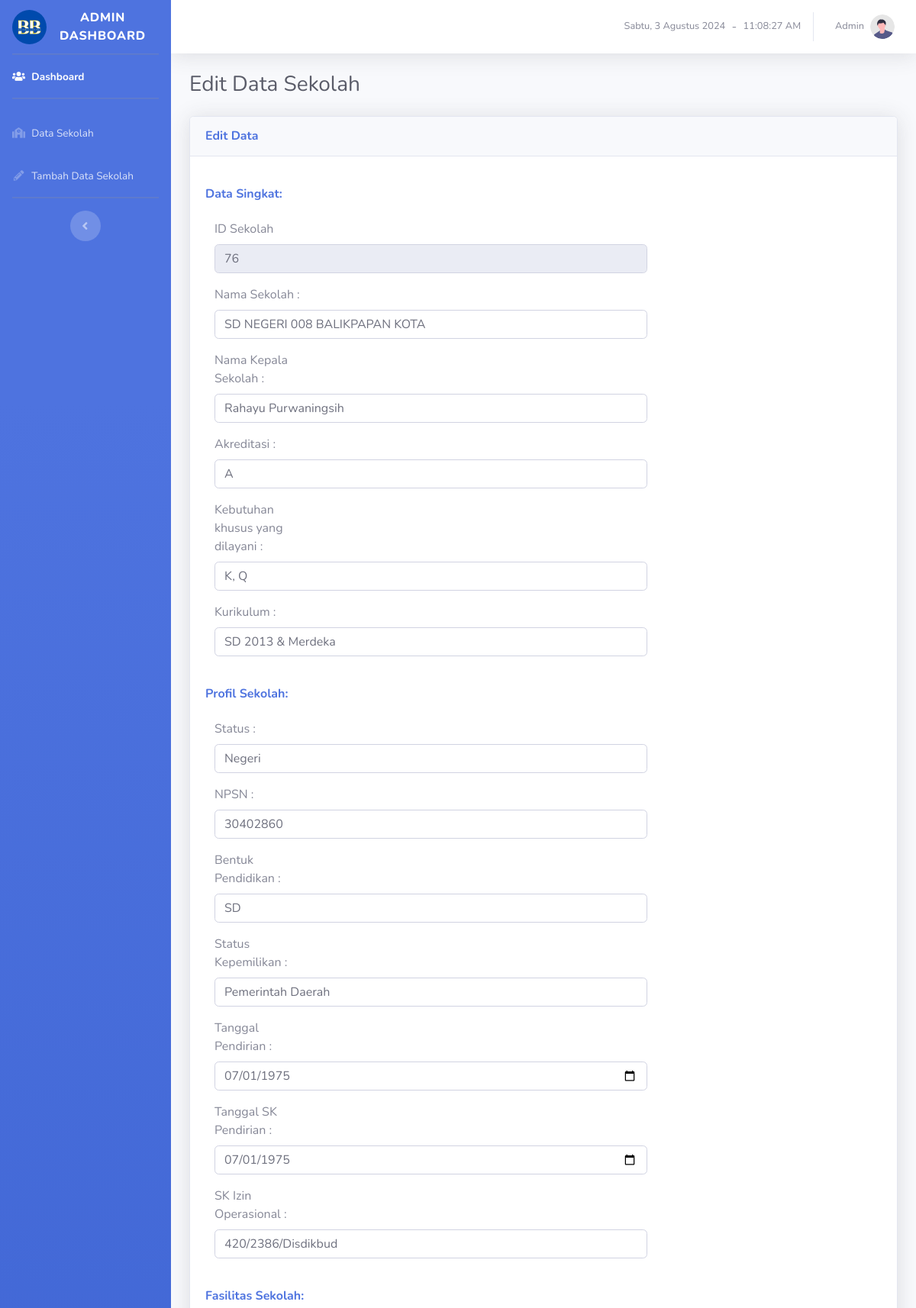
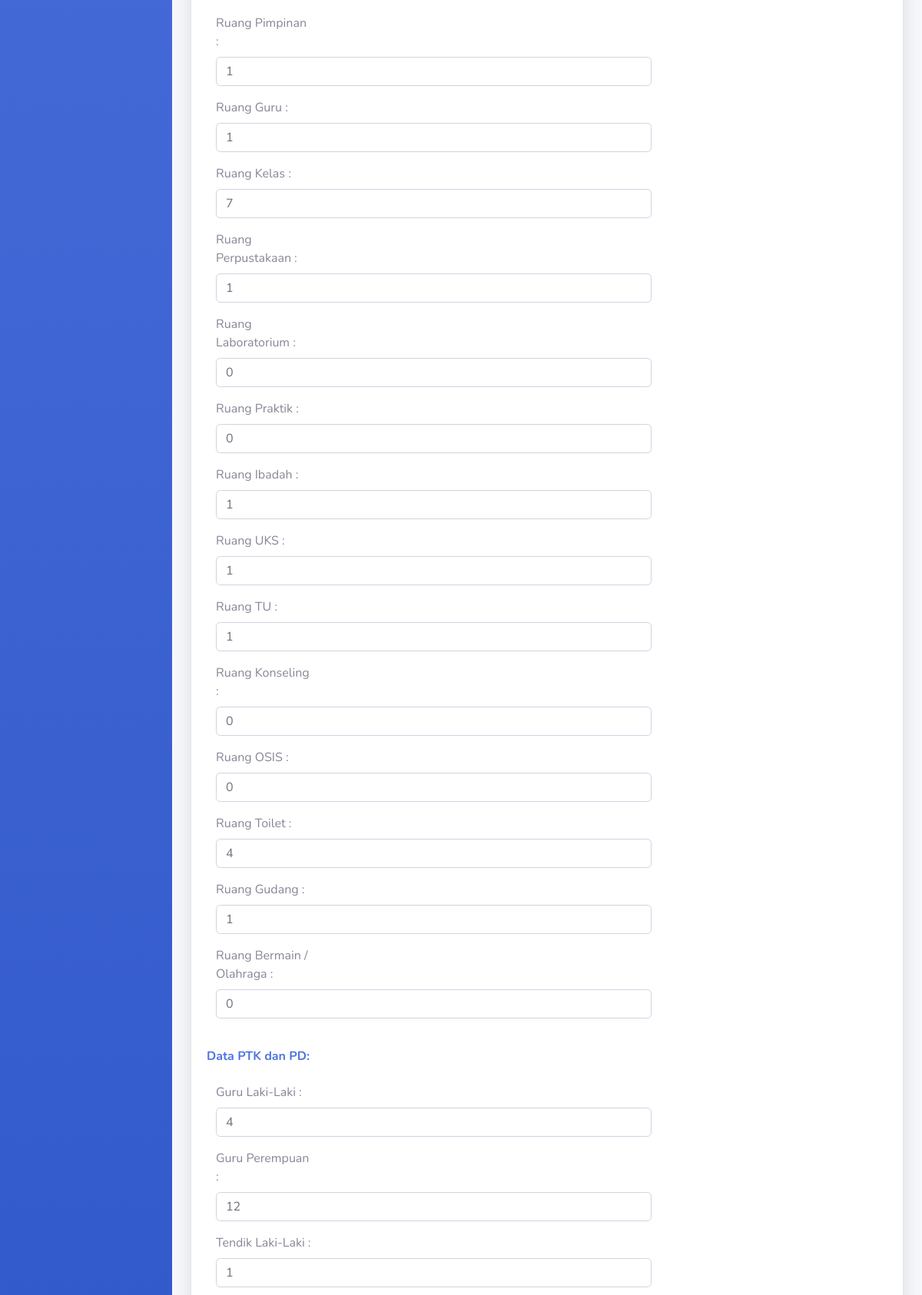
The app's page /admins/edit_data.php?id_sekolah=76 (upper part) with its own data (2 pictures, top to bottom).
### tables this page shows
CREATE TABLE `sekolah` (
  `id_sekolah` int(11) NOT NULL,
  `nama_sekolah` varchar(128) NOT NULL,
  `nama_kepsek` varchar(128) NOT NULL,
  `akreditasi` varchar(5) NOT NULL,
  `kebsus` varchar(64) NOT NULL,
  `kurikulum` varchar(64) NOT NULL,
  `latitude` varchar(64) NOT NULL,
  `longitude` varchar(64) NOT NULL
);

CREATE TABLE `profil` (
  `id_profil` int(11) NOT NULL,
  `status` varchar(24) NOT NULL,
  `npsn` int(11) NOT NULL,
  `bentukpend` varchar(64) NOT NULL,
  `statuspem` varchar(64) NOT NULL,
  `tglpen` date NOT NULL,
  `tglskpen` date NOT NULL,
  `skizin` varchar(24) NOT NULL,
  `id_sekolah` int(11) NOT NULL
);

CREATE TABLE `rekap` (
  `id_rekap` int(11) NOT NULL,
  `r_pimpinan` int(11) NOT NULL,
  `r_guru` int(11) NOT NULL,
  `r_kelas` int(11) NOT NULL,
  `r_perpus` int(11) NOT NULL,
  `r_labo` int(11) NOT NULL,
  `r_prak` int(11) NOT NULL,
  `r_ibadah` int(11) NOT NULL,
  `r_uks` int(11) NOT NULL,
  `r_tu` int(11) NOT NULL,
  `r_bk` int(11) NOT NULL,
  `r_osis` int(11) NOT NULL,
  `r_toilet` int(11) NOT NULL,
  `r_gudang` int(11) NOT NULL,
  `r_berolahraga` int(11) NOT NULL,
  `id_sekolah` int(11) NOT NULL
);

CREATE TABLE `data_ptkpd` (
  `id_ptkpd` int(11) NOT NULL,
  `guru_laki` int(11) NOT NULL,
  `guru_perem` int(11) NOT NULL,
  `tendik_laki` int(11) NOT NULL,
  `tendik_perem` int(11) NOT NULL,
  `pd_laki` int(11) NOT NULL,
  `pd_perem` int(11) NOT NULL,
  `id_rekap` int(11) NOT NULL
);

### admins/edit_data.php (the view, shortened to what the rows shown need)
<!DOCTYPE html>
<html lang="en">
<?php include "header.php"; ?>
<body id="page-top">
    <div id="wrapper">
        <div id="content-wrapper" class="d-flex flex-column">
            <div id="content">
                <div class="container-fluid">
                    <div class="d-sm-flex align-items-center justify-content-between mb-4">
                        <h1 class="h3 mb-0 text-gray-800">Edit Data Sekolah</h1>
                    </div>
                    <div class="card shadow mb-4">
                        <div class="card-body">
                        <?php
                        include '../koneksi.php';
                        $id = $_GET['id_sekolah'];
                        $query = mysqli_query($koneksi, "SELECT * FROM sekolah WHERE id_sekolah='$id'");
                        $data_sekolah = mysqli_fetch_array($query);
                        $query = mysqli_query($koneksi, "SELECT * FROM profil WHERE id_sekolah='$id'");
                        $data_profil = mysqli_fetch_array($query);
                        $query = mysqli_query($koneksi, "SELECT * FROM rekap WHERE id_sekolah='$id'");
                        $data_rekap = mysqli_fetch_array($query);
                        $query = mysqli_query($koneksi, "SELECT * FROM data_ptkpd WHERE id_rekap='$data_rekap[id_rekap]'");
                        $data_ptkpd = mysqli_fetch_array($query);
                        ?>
                            <div class="panel-body">
                            <form class="form-horizontal style-form" style="margin-top: 20px;" action="edit_aksi.php" method="post" enctype="multipart/form-data" name="form1" id="form1">
                                    <h6 class="m-0 font-weight-bold text-primary">Data Singkat: </h6><br>
                                    <div class="form-group">
                                        <div class="col-sm-8">
                                            <input name="id_sekolah" type="text" id="id_sekolah" class="form-control" value="<?php echo $data_sekolah['id_sekolah']; ?>" readonly />
                                        </div>
                                    </div>
                                    <div class="form-group">
                                        <div class="col-sm-8">
                                            <input name="nama_sekolah" type="text" id="nama_sekolah" class="form-control" value="<?php echo $data_sekolah['nama_sekolah']; ?>" required />
                                        </div>
                                    </div>
                                    <div class="form-group">
                                        <div class="col-sm-8">
                                            <input name="nama_kepsek" type="text" id="nama_kepsek" class="form-control" value="<?php echo $data_sekolah['nama_kepsek']; ?>" required />
                                        </div>
                                    </div>
                                    <div class="form-group">
                                        <div class="col-sm-8">
                                            <input name="akreditasi" class="form-control" type="text" id="akreditasi" type="text" value="<?php echo $data_sekolah['akreditasi']; ?>" required />
                                        </div>
                                    </div>
                                    <div class="form-group">
                                        <div class="col-sm-8">
                                            <input name="kebsus" class="form-control" type="text" id="kebsus" type="text" value="<?php echo $data_sekolah['kebsus']; ?>" required />
                                        </div>
                                    </div>
                                    <div class="form-group">
                                        <div class="col-sm-8">
                                            <input name="kurikulum" class="form-control" type="text" id="kurikulum" type="text" value="<?php echo $data_sekolah['kurikulum']; ?>" required />
                                        </div>
                                    </div>
                                    <br><h6 class="m-0 font-weight-bold text-primary">Profil Sekolah: </h6><br>
                                    <div class="form-group">
                                        <div class="col-sm-8">
                                            <input name="status" class="form-control" id="status" type="text" value="<?php echo $data_profil['status']; ?>" required />
                                        </div>
                                    </div>
                                    <div class="form-group">
                                        <div class="col-sm-8">
                                            <input name="npsn" class="form-control" id="npsn" type="text" value="<?php echo $data_profil['npsn']; ?>" required />
                                        </div>
                                    </div>
                                    <div class="form-group">
                                        <div class="col-sm-8">
                                            <input name="bentukpend" class="form-control" id="bentukpend" type="text" value="<?php echo $data_profil['bentukpend']; ?>" required />
                                        </div>
                                    </div>
                                    <div class="form-group">
                                        <div class="col-sm-8">
                                            <input name="statuspem" class="form-control" id="statuspem" type="text" value="<?php echo $data_profil['statuspem']; ?>" required />
                                        </div>
                                    </div>
                                    <div class="form-group">
                                        <div class="col-sm-8">
                                            <input name="tglpen" class="form-control" id="tglpen" type="date" value="<?php echo $data_profil['tglpen']; ?>" required />
                                        </div>
                                    </div>
                                    <div class="form-group">
                                        <div class="col-sm-8">
                                            <input name="tglskpen" class="form-control" id="tglskpen" type="date" value="<?php echo $data_profil['tglskpen']; ?>" required />
                                        </div>
                                    </div>
                                    <div class="form-group">
                                        <div class="col-sm-8">
                                            <input name="skizin" class="form-control" id="skizin" type="text" value="<?php echo $data_profil['skizin']; ?>" required />
                                        </div>
                                    </div>
                                    <br><h6 class="m-0 font-weight-bold text-primary">Fasilitas Sekolah: </h6><br>
                                    <div class="form-group">
                                        <div class="col-sm-8">
                                            <input name="r_pimpinan" class="form-control" id="r_pimpinan" type="text" value="<?php echo $data_rekap['r_pimpinan']; ?>" required />
                                        </div>
                                    </div>
                                    <div class="form-group">
                                        <div class="col-sm-8">
                                            <input name="r_guru" class="form-control" id="r_guru" type="text" value="<?php echo $data_rekap['r_guru']; ?>" required />
                                        </div>
                                    </div>
                                    <div class="form-group">
                                        <div class="col-sm-8">
                                            <input name="r_kelas" class="form-control" id="r_kelas" type="text" value="<?php echo $data_rekap['r_kelas']; ?>" required />
                                        </div>
                                    </div>
                                    <div class="form-group">
                                        <div class="col-sm-8">
                                            <input name="r_perpus" class="form-control" id="r_perpus" type="text" value="<?php echo $data_rekap['r_perpus']; ?>" required />
                                        </div>
                                    </div>
                                    <div class="form-group">
                                        <div class="col-sm-8">
                                            <input name="r_labo" class="form-control" id="r_labo" type="text" value="<?php echo $data_rekap['r_labo']; ?>" required />
                                        </div>
                                    </div>
                                    <div class="form-group">
                                        <div class="col-sm-8">
                                            <input name="r_prak" class="form-control" id="r_prak" type="text" value="<?php echo $data_rekap['r_prak']; ?>" required />
                                        </div>
                                    </div>
                                    <div class="form-group">
                                        <div class="col-sm-8">
                                            <input name="r_ibadah" class="form-control" id="r_ibadah" type="text" value="<?php echo $data_rekap['r_ibadah']; ?>" required />
                                        </div>
                                    </div>
                                    <div class="form-group">
                                        <div class="col-sm-8">
                                            <input name="r_uks" class="form-control" id="r_uks" type="text" value="<?php echo $data_rekap['r_uks']; ?>" required />
                                        </div>
                                    </div>
                                    <div class="form-group">
                                        <div class="col-sm-8">
                                            <input name="r_tu" class="form-control" id="r_tu" type="text" value="<?php echo $data_rekap['r_tu']; ?>" required />
                                        </div>
                                    </div>
                                    <div class="form-group">
                                        <div class="col-sm-8">
                                            <input name="r_bk" class="form-control" id="r_bk" type="text" value="<?php echo $data_rekap['r_bk']; ?>" required />
                                        </div>
                                    </div>
                                    <div class="form-group">
                                        <div class="col-sm-8">
                                            <input name="r_osis" class="form-control" id="r_osis" type="text" value="<?php echo $data_rekap['r_osis']; ?>" required />
                                        </div>
                                    </div>
                                    <div class="form-group">
                                        <div class="col-sm-8">
                                            <input name="r_toilet" class="form-control" id="r_toilet" type="text" value="<?php echo $data_rekap['r_toilet']; ?>" required />
                                        </div>
                                    </div>
                                    <div class="form-group">
                                        <div class="col-sm-8">
                                            <input name="r_gudang" class="form-control" id="r_gudang" type="text" value="<?php echo $data_rekap['r_gudang']; ?>" required />
                                        </div>
                                    </div>
                                    <div class="form-group">
                                        <div class="col-sm-8">
                                            <input name="r_berolahraga" class="form-control" id="r_berolahraga" type="text" value="<?php echo $data_rekap['r_berolahraga']; ?>" required />
                                        </div>
                                    </div>
                                    <br><h6 class="m-0 font-weight-bold text-primary">Data PTK dan PD: </h6><br>
                                    <div class="form-group">
                                        <div class="col-sm-8">
                                            <input name="guru_laki" class="form-control" id="guru_laki" type="text" value="<?php echo $data_ptkpd['guru_laki']; ?>" required />
                                        </div>
                                    </div>
                                    <div class="form-group">
                                        <div class="col-sm-8">
                                            <input name="guru_perem" class="form-control" id="guru_perem" type="text" value="<?php echo $data_ptkpd['guru_perem']; ?>" required />
                                        </div>
                                    </div>
                                    <div class="form-group">
                                        <div class="col-sm-8">
                                            <input name="tendik_laki" class="form-control" id="tendik_laki" type="text" value="<?php echo $data_ptkpd['tendik_laki']; ?>" required />
                                        </div>
                                    </div>
                                    <br><h6 class="m-0 font-weight-bold text-primary">Kontak Sekolah: </h6><br>
                                    <br><h6 class="m-0 font-weight-bold text-primary">Lokasi Sekolah: </h6><br>
                                </form>
                            </div>
                        </div>
                    </div>
                </div>
            </div>
        </div>
    </div>
</body>
</html>

### records on screen
sekolah: id_sekolah "76", nama_sekolah "SD NEGERI 008 BALIKPAPAN KOTA", nama_kepsek "Rahayu Purwaningsih", akreditasi "A", kebsus "K, Q", kurikulum "SD 2013 & Merdeka"
profil: status "Negeri", npsn "30402860", bentukpend "SD", statuspem "Pemerintah Daerah", tglpen "07/01/1975", tglskpen "07/01/1975", skizin "420/2386/Disdikbud"
rekap: r_pimpinan "1", r_guru "1", r_kelas "7", r_perpus "1", r_labo "0", r_prak "0", r_ibadah "1", r_uks "1", r_tu "1", r_bk "0", r_osis "0", r_toilet "4", r_gudang "1", r_berolahraga "0"
data_ptkpd: guru_laki "4", guru_perem "12", tendik_laki "1"
